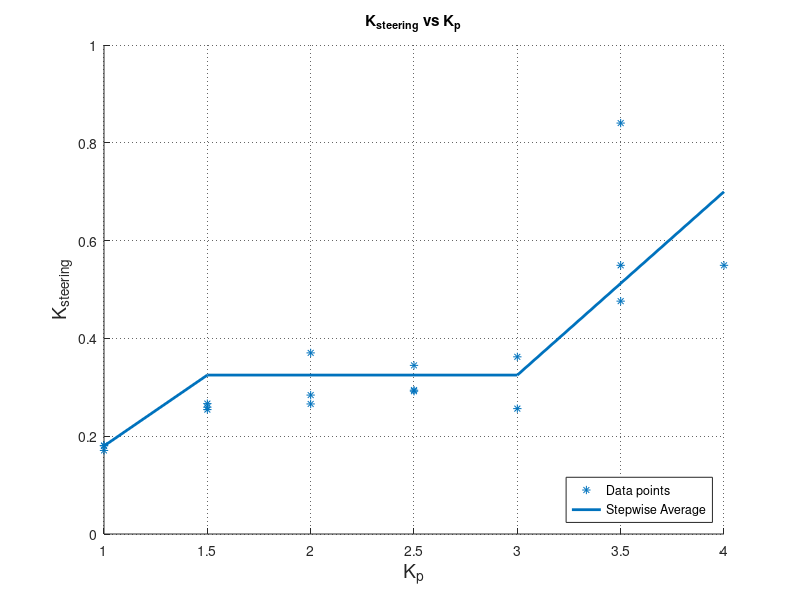

Recreate this plot in MATLAB.
Data=[1   0.180831826;
      1   0.180342651;
      1   0.17088175;
      1.5 0.266666667;
      1.5 0.259403372;
      1.5 0.254452926;
      2	  0.265957447;
      2   0.284090909;
      2	  0.37037037;
      2.5 0.344827586;
      2.5 0.294117647;
      2.5 0.291970803;
      3	  0.362318841;
      3   0.256410256;
      3.5 0.840336134;
      3.5 0.549450549;
      3.5 0.476190476;
      4	  0.549450549];
avgLine=[1 0.18;1.5 0.325; 3 0.325; 4 0.7];
  
scatter(Data(:,1),Data(:,2),'*');
hold;
plot(avgLine(:,1),avgLine(:,2),'linewidth',2);
legend('Data points', 'Stepwise Average','location','southeast')
grid on
set(gca,'GridLineStyle',':', 'GridColor', 'k', 'GridAlpha', .6)
title('K_{steering} vs K_p')
xlabel('K_p','fontsize',14)
ylabel('K_{steering}','fontsize',14)
